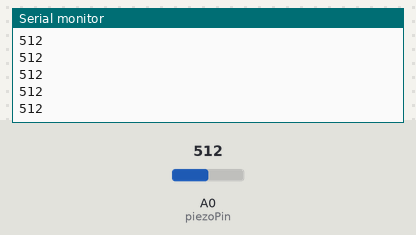
Simulated run of this sketch. Board: Arduino Uno, built with avr-gcc and run on an emulated ATmega328P. Shown: the last lines printed to the serial monitor. Inputs (shaded band) come from the test bench; at power-on: A0 (piezoPin) = 512.

Above: at 1.2 s.
1.3 s: A0 (piezoPin) set to 716
At 1.9 s:
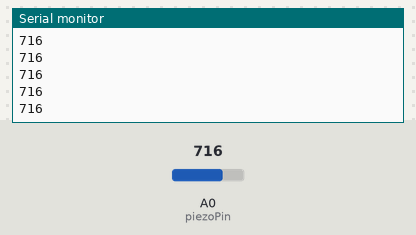
2.8 s: A0 (piezoPin) set to 900
At 3.4 s:
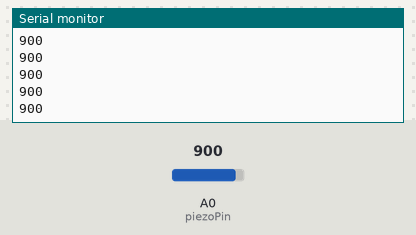
Timing chart, 0 to 5.8 s (numbered marks = the images above; inputs shaded):
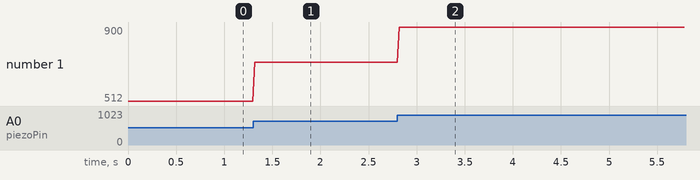

Measured:
- after the input at 1.3 s, the serial monitor: prints a new line at once (image 1)
- after the input at 2.8 s, the serial monitor: prints a new line at once (image 2)
- plotted number 1: 512 → 716 after the input at 1.3 s, 716 → 900 after the input at 2.8 s

The sketch:

ankle_chomper_bite.ino
```cpp
int piezoPin;

void setup() {
  // put your setup code here, to run once:
  piezoPin = A0;
  Serial.begin(9600);
}

void loop() {
  // put your main code here, to run repeatedly:
  int piezoRead = analogRead(piezoPin);
  Serial.println(piezoRead);
  delay(20);
}
```
